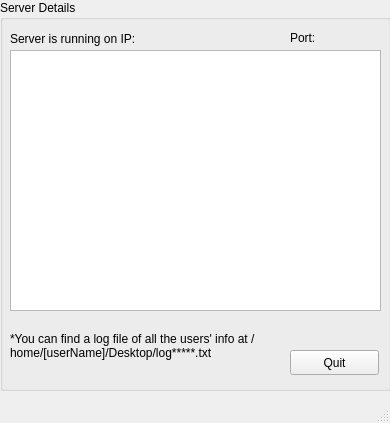
<?xml version="1.0" encoding="UTF-8"?>
<ui version="4.0">
 <class>PlatformServerGUI</class>
 <widget class="QMainWindow" name="PlatformServerGUI">
  <property name="geometry">
   <rect>
    <x>0</x>
    <y>0</y>
    <width>390</width>
    <height>423</height>
   </rect>
  </property>
  <property name="windowTitle">
   <string>MainWindow</string>
  </property>
  <widget class="QWidget" name="centralwidget">
   <widget class="QGroupBox" name="groupBox">
    <property name="geometry">
     <rect>
      <x>0</x>
      <y>0</y>
      <width>391</width>
      <height>391</height>
     </rect>
    </property>
    <property name="title">
     <string>Server Details</string>
    </property>
    <widget class="QLabel" name="label_6">
     <property name="geometry">
      <rect>
       <x>10</x>
       <y>320</y>
       <width>261</width>
       <height>51</height>
      </rect>
     </property>
     <property name="text">
      <string>*You can find a log file of all the users' info at /home/[userName]/Desktop/log*****.txt</string>
     </property>
     <property name="wordWrap">
      <bool>true</bool>
     </property>
    </widget>
    <widget class="QLabel" name="PortvalLabel">
     <property name="geometry">
      <rect>
       <x>330</x>
       <y>30</y>
       <width>41</width>
       <height>17</height>
      </rect>
     </property>
     <property name="text">
      <string/>
     </property>
    </widget>
    <widget class="QLabel" name="IPvalLabel">
     <property name="geometry">
      <rect>
       <x>170</x>
       <y>30</y>
       <width>91</width>
       <height>17</height>
      </rect>
     </property>
     <property name="text">
      <string/>
     </property>
    </widget>
    <widget class="QLabel" name="label">
     <property name="geometry">
      <rect>
       <x>10</x>
       <y>30</y>
       <width>161</width>
       <height>17</height>
      </rect>
     </property>
     <property name="text">
      <string>Server is running on IP:</string>
     </property>
    </widget>
    <widget class="QLabel" name="PortLabel">
     <property name="geometry">
      <rect>
       <x>290</x>
       <y>30</y>
       <width>41</width>
       <height>16</height>
      </rect>
     </property>
     <property name="text">
      <string>Port:</string>
     </property>
    </widget>
    <widget class="QTextEdit" name="statustextEdit">
     <property name="geometry">
      <rect>
       <x>10</x>
       <y>50</y>
       <width>371</width>
       <height>261</height>
      </rect>
     </property>
     <property name="html">
      <string>&lt;!DOCTYPE HTML PUBLIC &quot;-//W3C//DTD HTML 4.0//EN&quot; &quot;http://www.w3.org/TR/REC-html40/strict.dtd&quot;&gt;
&lt;html&gt;&lt;head&gt;&lt;meta name=&quot;qrichtext&quot; content=&quot;1&quot; /&gt;&lt;style type=&quot;text/css&quot;&gt;
p, li { white-space: pre-wrap; }
&lt;/style&gt;&lt;/head&gt;&lt;body style=&quot; font-family:'Ubuntu'; font-size:11pt; font-weight:400; font-style:normal;&quot;&gt;
&lt;p style=&quot;-qt-paragraph-type:empty; margin-top:0px; margin-bottom:0px; margin-left:0px; margin-right:0px; -qt-block-indent:0; text-indent:0px;&quot;&gt;&lt;br /&gt;&lt;/p&gt;&lt;/body&gt;&lt;/html&gt;</string>
     </property>
    </widget>
    <widget class="QPushButton" name="quitButton">
     <property name="geometry">
      <rect>
       <x>290</x>
       <y>350</y>
       <width>89</width>
       <height>25</height>
      </rect>
     </property>
     <property name="text">
      <string>Quit</string>
     </property>
    </widget>
   </widget>
  </widget>
  <widget class="QStatusBar" name="statusbar"/>
  <widget class="QMenuBar" name="menuBar">
   <property name="geometry">
    <rect>
     <x>0</x>
     <y>0</y>
     <width>390</width>
     <height>22</height>
    </rect>
   </property>
  </widget>
  <action name="actionServer_Log">
   <property name="text">
    <string>Server Log</string>
   </property>
  </action>
  <action name="actionBooks_Database">
   <property name="text">
    <string>Books Database</string>
   </property>
  </action>
  <action name="actionQuotes_Database">
   <property name="text">
    <string>Quotes Database</string>
   </property>
  </action>
  <action name="actionMovies_Database">
   <property name="text">
    <string>Movies Database</string>
   </property>
  </action>
  <action name="actionTags_Database">
   <property name="text">
    <string>Tags Database</string>
   </property>
  </action>
  <action name="actionClients_Database">
   <property name="text">
    <string>Clients Database</string>
   </property>
  </action>
  <action name="actionBooks">
   <property name="text">
    <string>Books</string>
   </property>
  </action>
  <action name="actionMovies">
   <property name="text">
    <string>Movies</string>
   </property>
  </action>
  <action name="actionQuotes">
   <property name="text">
    <string>Quotes</string>
   </property>
  </action>
  <action name="actionTags">
   <property name="text">
    <string>Tags</string>
   </property>
  </action>
  <action name="actionClients">
   <property name="text">
    <string>Clients</string>
   </property>
  </action>
 </widget>
 <resources/>
 <connections>
  <connection>
   <sender>quitButton</sender>
   <signal>clicked()</signal>
   <receiver>PlatformServerGUI</receiver>
   <slot>close()</slot>
   <hints>
    <hint type="sourcelabel">
     <x>324</x>
     <y>244</y>
    </hint>
    <hint type="destinationlabel">
     <x>188</x>
     <y>133</y>
    </hint>
   </hints>
  </connection>
 </connections>
</ui>
